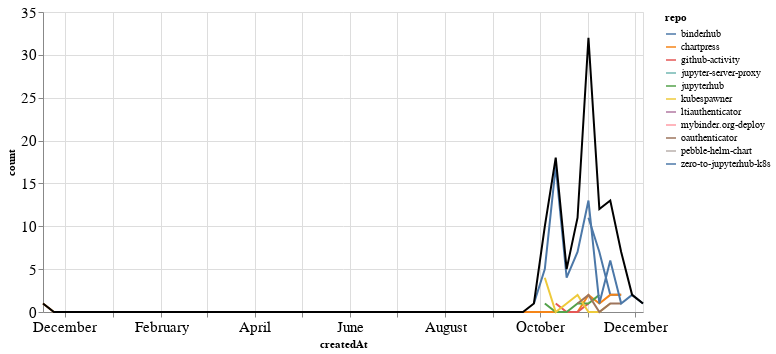

Write notebook code for a chart like this one.
### Markdown cell above
## PRs

### Code cell
prs_time = prs.groupby('repo').resample('W', on='createdAt').count()['author'].reset_index()
prs_time = prs_time.rename(columns={'author': 'count'})
prs_time_total = prs_time.groupby('createdAt').agg({"count": "sum"}).reset_index()

ch1 = alt.Chart(prs_time, width=600).mark_line().encode(
    x='createdAt',
    y='count',
    color='repo',
    tooltip="repo"
)

ch2 = alt.Chart(prs_time_total, width=600).mark_line(color="black").encode(
    x='createdAt',
    y='count',
)

ch1 + ch2

### Figure 1 — Vega-Lite specification as saved in the notebook (floating-point values rounded to 4 significant figures)
{"config": {"axisLeft": {"labelFontSize": 15}, "axisBottom": {"labelFontSize": 15}}, "layer": [{"data": {"name": "data-d75fd845bbcf3f46139cbcd72da87ad7"}, "mark": "line", "encoding": {"color": {"type": "nominal", "field": "repo"}, "tooltip": {"type": "nominal", "field": "repo"}, "x": {"type": "temporal", "field": "createdAt"}, "y": {"type": "quantitative", "field": "count"}}, "width": 600}, {"data": {"name": "data-a1935f72d78f7a3bf90969c7eafe8875"}, "mark": {"type": "line", "color": "black"}, "encoding": {"x": {"type": "temporal", "field": "createdAt"}, "y": {"type": "quantitative", "field": "count"}}, "width": 600}], "$schema": "https://vega.github.io/schema/vega-lite/v4.8.1.json", "datasets": {"data-d75fd845bbcf3f46139cbcd72da87ad7": [{"repo": "binderhub", "createdAt": "2020-11-01T00:00:00", "count": 11}, {"repo": "binderhub", "createdAt": "2020-11-08T00:00:00", "count": 7}, {"repo": "binderhub", "createdAt": "2020-11-15T00:00:00", "count": 2}, {"repo": "binderhub", "createdAt": "2020-11-22T00:00:00", "count": 2}, {"repo": "chartpress", "createdAt": "2019-11-17T00:00:00", "count": 1}, {"repo": "chartpress", "createdAt": "2019-11-24T00:00:00", "count": 0}, {"repo": "chartpress", "createdAt": "2019-12-01T00:00:00", "count": 0}, {"repo": "chartpress", "createdAt": "2019-12-08T00:00:00", "count": 0}, {"repo": "chartpress", "createdAt": "2019-12-15T00:00:00", "count": 0}, {"repo": "chartpress", "createdAt": "2019-12-22T00:00:00", "count": 0}, {"repo": "chartpress", "createdAt": "2019-12-29T00:00:00", "count": 0}, {"repo": "chartpress", "createdAt": "2020-01-05T00:00:00", "count": 0}, {"repo": "chartpress", "createdAt": "2020-01-12T00:00:00", "count": 0}, {"repo": "chartpress", "createdAt": "2020-01-19T00:00:00", "count": 0}, {"repo": "chartpress", "createdAt": "2020-01-26T00:00:00", "count": 0}, {"repo": "chartpress", "createdAt": "2020-02-02T00:00:00", "count": 0}, {"repo": "chartpress", "createdAt": "2020-02-09T00:00:00", "count": 0}, {"repo": "chartpress", "createdAt": "2020-02-16T00:00:00", "count": 0}, {"repo": "chartpress", "createdAt": "2020-02-23T00:00:00", "count": 0}, {"repo": "chartpress", "createdAt": "2020-03-01T00:00:00", "count": 0}, {"repo": "chartpress", "createdAt": "2020-03-08T00:00:00", "count": 0}, {"repo": "chartpress", "createdAt": "2020-03-15T00:00:00", "count": 0}, {"repo": "chartpress", "createdAt": "2020-03-22T00:00:00", "count": 0}, {"repo": "chartpress", "createdAt": "2020-03-29T00:00:00", "count": 0}, {"repo": "chartpress", "createdAt": "2020-04-05T00:00:00", "count": 0}, {"repo": "chartpress", "createdAt": "2020-04-12T00:00:00", "count": 0}, {"repo": "chartpress", "createdAt": "2020-04-19T00:00:00", "count": 0}, {"repo": "chartpress", "createdAt": "2020-04-26T00:00:00", "count": 0}, {"repo": "chartpress", "createdAt": "2020-05-03T00:00:00", "count": 0}, {"repo": "chartpress", "createdAt": "2020-05-10T00:00:00", "count": 0}, {"repo": "chartpress", "createdAt": "2020-05-17T00:00:00", "count": 0}, {"repo": "chartpress", "createdAt": "2020-05-24T00:00:00", "count": 0}, {"repo": "chartpress", "createdAt": "2020-05-31T00:00:00", "count": 0}, {"repo": "chartpress", "createdAt": "2020-06-07T00:00:00", "count": 0}, {"repo": "chartpress", "createdAt": "2020-06-14T00:00:00", "count": 0}, {"repo": "chartpress", "createdAt": "2020-06-21T00:00:00", "count": 0}, {"repo": "chartpress", "createdAt": "2020-06-28T00:00:00", "count": 0}, {"repo": "chartpress", "createdAt": "2020-07-05T00:00:00", "count": 0}, {"repo": "chartpress", "createdAt": "2020-07-12T00:00:00", "count": 0}, {"repo": "chartpress", "createdAt": "2020-07-19T00:00:00", "count": 0}, {"repo": "chartpress", "createdAt": "2020-07-26T00:00:00", "count": 0}, {"repo": "chartpress", "createdAt": "2020-08-02T00:00:00", "count": 0}, {"repo": "chartpress", "createdAt": "2020-08-09T00:00:00", "count": 0}, {"repo": "chartpress", "createdAt": "2020-08-16T00:00:00", "count": 0}, {"repo": "chartpress", "createdAt": "2020-08-23T00:00:00", "count": 0}, {"repo": "chartpress", "createdAt": "2020-08-30T00:00:00", "count": 0}, {"repo": "chartpress", "createdAt": "2020-09-06T00:00:00", "count": 0}, {"repo": "chartpress", "createdAt": "2020-09-13T00:00:00", "count": 0}, {"repo": "chartpress", "createdAt": "2020-09-20T00:00:00", "count": 0}, {"repo": "chartpress", "createdAt": "2020-09-27T00:00:00", "count": 0}, {"repo": "chartpress", "createdAt": "2020-10-04T00:00:00", "count": 0}, {"repo": "chartpress", "createdAt": "2020-10-11T00:00:00", "count": 0}, {"repo": "chartpress", "createdAt": "2020-10-18T00:00:00", "count": 0}, {"repo": "chartpress", "createdAt": "2020-10-25T00:00:00", "count": 0}, {"repo": "chartpress", "createdAt": "2020-11-01T00:00:00", "count": 2}, {"repo": "chartpress", "createdAt": "2020-11-08T00:00:00", "count": 1}, {"repo": "chartpress", "createdAt": "2020-11-15T00:00:00", "count": 2}, {"repo": "chartpress", "createdAt": "2020-11-22T00:00:00", "count": 2}, {"repo": "github-activity", "createdAt": "2020-10-11T00:00:00", "count": 1}, {"repo": "github-activity", "createdAt": "2020-10-18T00:00:00", "count": 0}, {"repo": "github-activity", "createdAt": "2020-10-25T00:00:00", "count": 0}, {"repo": "github-activity", "createdAt": "2020-11-01T00:00:00", "count": 1}, {"repo": "jupyter-server-proxy", "createdAt": "2020-11-22T00:00:00", "count": 1}, {"repo": "jupyterhub", "createdAt": "2020-10-04T00:00:00", "count": 1}, {"repo": "jupyterhub", "createdAt": "2020-10-11T00:00:00", "count": 0}, {"repo": "jupyterhub", "createdAt": "2020-10-18T00:00:00", "count": 0}, {"repo": "jupyterhub", "createdAt": "2020-10-25T00:00:00", "count": 1}, {"repo": "jupyterhub", "createdAt": "2020-11-01T00:00:00", "count": 1}, {"repo": "jupyterhub", "createdAt": "2020-11-08T00:00:00", "count": 2}, {"repo": "kubespawner", "createdAt": "2020-10-04T00:00:00", "count": 4}, {"repo": "kubespawner", "createdAt": "2020-10-11T00:00:00", "count": 0}, {"repo": "kubespawner", "createdAt": "2020-10-18T00:00:00", "count": 1}, {"repo": "kubespawner", "createdAt": "2020-10-25T00:00:00", "count": 2}, {"repo": "kubespawner", "createdAt": "2020-11-01T00:00:00", "count": 0}, {"repo": "kubespawner", "createdAt": "2020-11-08T00:00:00", "count": 0}, {"repo": "kubespawner", "createdAt": "2020-11-15T00:00:00", "count": 1}, {"repo": "ltiauthenticator", "createdAt": "2020-11-15T00:00:00", "count": 1}, {"repo": "mybinder.org-deploy", "createdAt": "2020-11-01T00:00:00", "count": 2}, {"repo": "oauthenticator", "createdAt": "2020-10-25T00:00:00", "count": 1}, {"repo": "oauthenticator", "createdAt": "2020-11-01T00:00:00", "count": 2}, {"repo": "oauthenticator", "createdAt": "2020-11-08T00:00:00", "count": 0}, {"repo": "oauthenticator", "createdAt": "2020-11-15T00:00:00", "count": 1}, {"repo": "oauthenticator", "createdAt": "2020-11-22T00:00:00", "count": 1}, {"repo": "pebble-helm-chart", "createdAt": "2020-11-08T00:00:00", "count": 1}, {"repo": "zero-to-jupyterhub-k8s", "createdAt": "2020-09-27T00:00:00", "count": 1}, {"repo": "zero-to-jupyterhub-k8s", "createdAt": "2020-10-04T00:00:00", "count": 5}, {"repo": "zero-to-jupyterhub-k8s", "createdAt": "2020-10-11T00:00:00", "count": 17}, {"repo": "zero-to-jupyterhub-k8s", "createdAt": "2020-10-18T00:00:00", "count": 4}, {"repo": "zero-to-jupyterhub-k8s", "createdAt": "2020-10-25T00:00:00", "count": 7}, {"repo": "zero-to-jupyterhub-k8s", "createdAt": "2020-11-01T00:00:00", "count": 13}, {"repo": "zero-to-jupyterhub-k8s", "createdAt": "2020-11-08T00:00:00", "count": 1}, {"repo": "zero-to-jupyterhub-k8s", "createdAt": "2020-11-15T00:00:00", "count": 6}, {"repo": "zero-to-jupyterhub-k8s", "createdAt": "2020-11-22T00:00:00", "count": 1}, {"repo": "zero-to-jupyterhub-k8s", "createdAt": "2020-11-29T00:00:00", "count": 2}, {"repo": "zero-to-jupyterhub-k8s", "createdAt": "2020-12-06T00:00:00", "count": 1}], "data-a1935f72d78f7a3bf90969c7eafe8875": [{"createdAt": "2019-11-17T00:00:00", "count": 1}, {"createdAt": "2019-11-24T00:00:00", "count": 0}, {"createdAt": "2019-12-01T00:00:00", "count": 0}, {"createdAt": "2019-12-08T00:00:00", "count": 0}, {"createdAt": "2019-12-15T00:00:00", "count": 0}, {"createdAt": "2019-12-22T00:00:00", "count": 0}, {"createdAt": "2019-12-29T00:00:00", "count": 0}, {"createdAt": "2020-01-05T00:00:00", "count": 0}, {"createdAt": "2020-01-12T00:00:00", "count": 0}, {"createdAt": "2020-01-19T00:00:00", "count": 0}, {"createdAt": "2020-01-26T00:00:00", "count": 0}, {"createdAt": "2020-02-02T00:00:00", "count": 0}, {"createdAt": "2020-02-09T00:00:00", "count": 0}, {"createdAt": "2020-02-16T00:00:00", "count": 0}, {"createdAt": "2020-02-23T00:00:00", "count": 0}, {"createdAt": "2020-03-01T00:00:00", "count": 0}, {"createdAt": "2020-03-08T00:00:00", "count": 0}, {"createdAt": "2020-03-15T00:00:00", "count": 0}, {"createdAt": "2020-03-22T00:00:00", "count": 0}, {"createdAt": "2020-03-29T00:00:00", "count": 0}, {"createdAt": "2020-04-05T00:00:00", "count": 0}, {"createdAt": "2020-04-12T00:00:00", "count": 0}, {"createdAt": "2020-04-19T00:00:00", "count": 0}, {"createdAt": "2020-04-26T00:00:00", "count": 0}, {"createdAt": "2020-05-03T00:00:00", "count": 0}, {"createdAt": "2020-05-10T00:00:00", "count": 0}, {"createdAt": "2020-05-17T00:00:00", "count": 0}, {"createdAt": "2020-05-24T00:00:00", "count": 0}, {"createdAt": "2020-05-31T00:00:00", "count": 0}, {"createdAt": "2020-06-07T00:00:00", "count": 0}, {"createdAt": "2020-06-14T00:00:00", "count": 0}, {"createdAt": "2020-06-21T00:00:00", "count": 0}, {"createdAt": "2020-06-28T00:00:00", "count": 0}, {"createdAt": "2020-07-05T00:00:00", "count": 0}, {"createdAt": "2020-07-12T00:00:00", "count": 0}, {"createdAt": "2020-07-19T00:00:00", "count": 0}, {"createdAt": "2020-07-26T00:00:00", "count": 0}, {"createdAt": "2020-08-02T00:00:00", "count": 0}, {"createdAt": "2020-08-09T00:00:00", "count": 0}, {"createdAt": "2020-08-16T00:00:00", "count": 0}, {"createdAt": "2020-08-23T00:00:00", "count": 0}, {"createdAt": "2020-08-30T00:00:00", "count": 0}, {"createdAt": "2020-09-06T00:00:00", "count": 0}, {"createdAt": "2020-09-13T00:00:00", "count": 0}, {"createdAt": "2020-09-20T00:00:00", "count": 0}, {"createdAt": "2020-09-27T00:00:00", "count": 1}, {"createdAt": "2020-10-04T00:00:00", "count": 10}, {"createdAt": "2020-10-11T00:00:00", "count": 18}, {"createdAt": "2020-10-18T00:00:00", "count": 5}, {"createdAt": "2020-10-25T00:00:00", "count": 11}, {"createdAt": "2020-11-01T00:00:00", "count": 32}, {"createdAt": "2020-11-08T00:00:00", "count": 12}, {"createdAt": "2020-11-15T00:00:00", "count": 13}, {"createdAt": "2020-11-22T00:00:00", "count": 7}, {"createdAt": "2020-11-29T00:00:00", "count": 2}, {"createdAt": "2020-12-06T00:00:00", "count": 1}]}}
